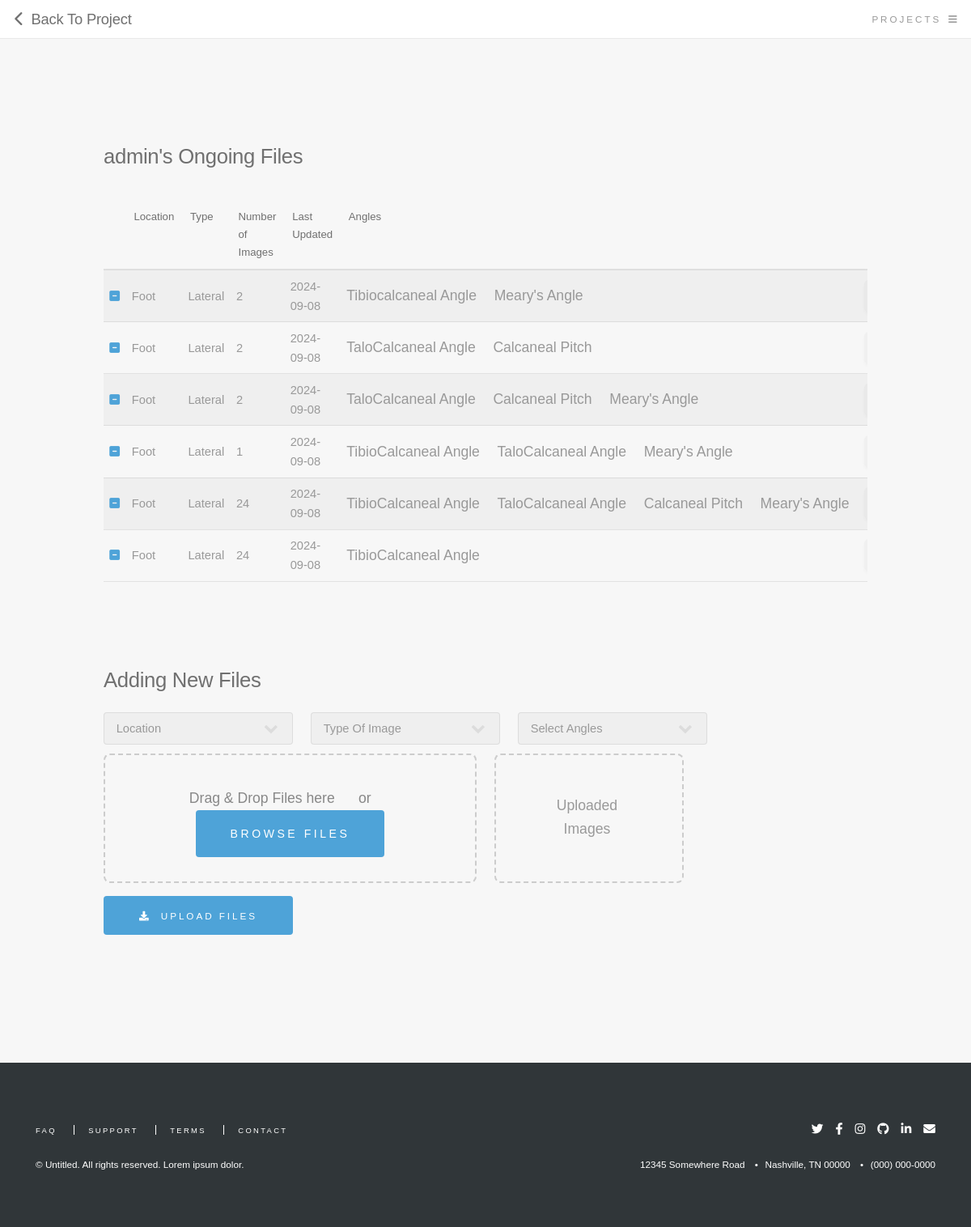
Screenshot of /file/1 (signed in) with the database file from the repository.
### main.py (models this page shows)
class User(db.Model, UserMixin):
    __tablename__ = 'user'
    id = db.Column(db.Integer, primary_key=True)
    name = db.Column(db.String(100), nullable=False)
    email = db.Column(db.String(100), unique=True, nullable=False)
    password = db.Column(db.String(100), nullable=False)
    projects = db.relationship('Project', backref='owner', lazy=True)

class File(db.Model):
    __tablename__ = 'file'
    id = db.Column(db.Integer, primary_key=True)
    name1 = db.Column(db.String(100),nullable=False)
    name2 = db.Column(db.String(100),nullable=False)
    selected_angles = db.Column(db.Text,nullable=False)
    image_data = db.Column(db.String(100), nullable=False)
    image_number = db.Column(db.Integer)
    file_time = db.Column(db.String(100))
    project_id = db.Column(db.Integer, db.ForeignKey('project.id'), nullable=False)
    status = db.Column(db.String, default='pending')

### main.py (the view, shortened to what this page needs)
@app.route("/file/<int:project_number>", methods=["GET", "POST"])
@login_required
def file(project_number):
    projects = Project.query.filter_by(user_id=current_user.id).all()
    files = File.query.filter_by(project_id=project_number).all()
    for file in files:
        file.selected_angles = ast.literal_eval(file.selected_angles)
    return render_template('file.html', projects=projects, files=files, project_id=project_number)

### main.py (called while the page is built)
@login_manager.user_loader
def load_user(user_id):
    return db.session.query(User).get(user_id)

### templates/file.html (shortened to what this page needs)
<!DOCTYPE html>
<html>
  <head>
    <link
      rel="stylesheet"
      href="{{ url_for('static', filename='assets/css/main.css') }}"
    />
  </head>
  <body class="is-preload">
    <header id="header">
      <h1>
        <a
          href="{{ url_for('project') }}"
          class="fa-solid fa-chevron-left"
          style="text-decoration: none"
        ></a>
        <a href="{{ url_for('project')  }}">&nbsp;Back To Project</a>
      </h1>
      <a href="#menu">Projects</a>
    </header>
    <section style="padding: 8rem">
      <h2>{{ current_user.name }}'s Ongoing Files</h2>
      <br />
      <div class="table-wrapper">
        <table>
          <thead>
            <tr>
              <th style="width: 2rem"></th>
              <th>Location</th>
              <th>Type</th>
              <th>Number of Images</th>
              <th>Last Updated</th>
              <th>Angles</th>
              <th style="width: 8rem"></th>
            </tr>
          </thead>
          <tbody>
            {% for file in files %}
            <tr>
              <td style="padding: 0.5em 0.5em; vertical-align:middle;">
                <a
                  href="{{ url_for('delete_file', project_number=project_id, file_id=file.id) }}"
                  class="fa-solid fa-square-minus"
                  style="text-decoration: none;"
                ></a>
              </td>
              <td style="padding: 0.5em 0.5em; vertical-align:middle;">{{ file.name1 }}</td>
              <td style="padding: 0.5em 0.5em; vertical-align:middle;">{{ file.name2 }}</td>
              <td style="padding: 0.5em 0.5em; vertical-align:middle;">{{ file.image_number }}</td>
              <td style="padding: 0.5em 0.5em; vertical-align:middle;">{{ file.file_time }}</td>
              <td style="padding: 0em 0.5em; vertical-align:middle;max-width: 40rem;">
                <div style="white-space: nowrap; overflow-x: auto; ">
                  {% for angle in file.selected_angles %}
                  <ul style="font-size: 1.1rem; display: inline; margin: 0; padding-right: 1em; padding-left: 0;">{{ angle }}</ul>
                  {% endfor %}
                </div>
              </td>
              <td style="padding: 0.3em 0.5em; vertical-align:middle;">
                <div class="inference-container">
                  <a
                    href="#"
                    class="button run {% if file.status != 'pending' %}disabled{% endif %}"
                    style="height: 2.6rem; font-size: 0.8rem"
                    {% if file.status != 'pending' %}disabled{% endif %}
                    > Run</a
                  >
                </div>
              </td>
            </tr>
            {% endfor %}
          </tbody>
        </table>
        <br />
        <br />
        <br />
        <h2>Adding New Files</h2>
        <form
          method="POST"
          action="{{ url_for('file', project_number=project_id) }}"
          enctype="multipart/form-data"
        >
          <div class="container">
            <div class="row">
              <div class="col-3 col-8-small" style="min-width: 16rem;">
                <select name="location" id="location" required>
                  <option value="" selected disabled hidden>Location</option>
                </select>
              </div>
              <div class="col-3 col-8-small" style="min-width: 16rem;">
                <select name="view" id="view" required>
                  <option value="" selected disabled hidden>Type Of Image</option>
                </select>
              </div>
              <div class="col-3 col-8-small" style="min-width: 16rem;">
                <div class="multiselect-dropdown">
                  <div class="select-box" onclick="toggleDropdown()">
                      <select>
                          <option>Select Angles</option>
                      </select>
                      <div class="over-select"></div>
                  </div>
                </div>
              </div>
            </div>
            <div class="row" style="padding-top: 0.7rem; align-items: flex-end;">
              <div class="col-6 col-8-small" style="min-width: 16rem;">
                <div id="dropzone" class="dropzone">
                  <div style="padding-top: 0.5rem;">Drag & Drop Files here &nbsp;&nbsp;&nbsp;&nbsp; or &nbsp;&nbsp;&nbsp;&nbsp;
                    <button type="button" id="file-upload-btn" class="button primary">Browse Files</button>
                  </div>
                </div>
              </div>
              <div class="col-3 col-8-small" style="min-width: 16rem">
                <div class="dropzone">
                  <div id="file-list" class="file-list" style="font-size: 1.1rem; padding: 1rem">
                    <span class="placeholder">Uploaded Images</span>
                  </div>
                </div>
              </div>
              <div
                class="col-3 col-4-small"
                style="
                  display: flex;
                  flex-direction: column;
                  justify-content: flex-end;
                  min-width: 16rem;
                  padding-top: 1rem;
                "
              >
                <button
                  type="submit"
                  id="upload-form"
                  class="button primary icon solid fa-download"
                >
                  Upload Files
                </button>
              </div>
            </div>
          </div>
        </form>
      </div>
    </section>
    <footer id="footer">
      <div class="inner">
        <ul class="icons">
          <li>
            <a href="#" class="icon brands fa-twitter"
              ><span class="label">Twitter</span></a
            >
          </li>
          <li>
            <a href="#" class="icon brands fa-facebook-f"
              ><span class="label">Facebook</span></a
            >
          </li>
          <li>
            <a href="#" class="icon brands fa-instagram"
              ><span class="label">Instagram</span></a
            >
          </li>
          <li>
            <a href="#" class="icon brands fa-github"
              ><span class="label">GitHub</span></a
            >
          </li>
          <li>
            <a href="#" class="icon brands fa-linkedin-in"
              ><span class="label">LinkedIn</span></a
            >
          </li>
          <li>
            <a href="#" class="icon solid fa-envelope"
              ><span class="label">Envelope</span></a
            >
          </li>
        </ul>
        <ul class="contact">
          <li>12345 Somewhere Road</li>
          <li>Nashville, TN 00000</li>
          <li>(000) 000-0000</li>
        </ul>
        <ul class="links">
          <li><a href="#">FAQ</a></li>
          <li><a href="#">Support</a></li>
          <li><a href="#">Terms</a></li>
          <li><a href="#">Contact</a></li>
        </ul>
        <p class="copyright">
          &copy; Untitled. All rights reserved. Lorem ipsum dolor.
        </p>
      </div>
    </footer>
  </body>
</html>

### templates/file.html (style rules this page uses)
.dropzone { position: relative; border: 2px dashed #cccccc; border-radius: 8px; padding: 0.5rem; width: 100%; height: 10rem; display: flex; flex-direction: column; align-items: center; justify-content: center; text-align: center; margin-right: 0rem; font-size: 1rem; color: #888888; }
.file-list { position: absolute; top: 0.2rem; left: 0.2rem; text-align: start; width: 95%; height: 95%; overflow: auto; }

### rows the page displays
User: name "admin"
File: name1 "Foot", name2 "Lateral", image_number "2", file_time "2024-09-08", selected_angles "Tibiocalcaneal Angle" "Meary's Angle"
File: name1 "Foot", name2 "Lateral", image_number "2", file_time "2024-09-08", selected_angles "TaloCalcaneal Angle" "Calcaneal Pitch"
File: name1 "Foot", name2 "Lateral", image_number "2", file_time "2024-09-08", selected_angles "TaloCalcaneal Angle" "Calcaneal Pitch" "Meary's Angle"
File: name1 "Foot", name2 "Lateral", image_number "1", file_time "2024-09-08", selected_angles "TibioCalcaneal Angle" "TaloCalcaneal Angle" "Meary's Angle"
File: name1 "Foot", name2 "Lateral", image_number "24", file_time "2024-09-08", selected_angles "TibioCalcaneal Angle" "TaloCalcaneal Angle" "Calcaneal Pitch" "Meary's Angle"
File: name1 "Foot", name2 "Lateral", image_number "24", file_time "2024-09-08", selected_angles "TibioCalcaneal Angle"
